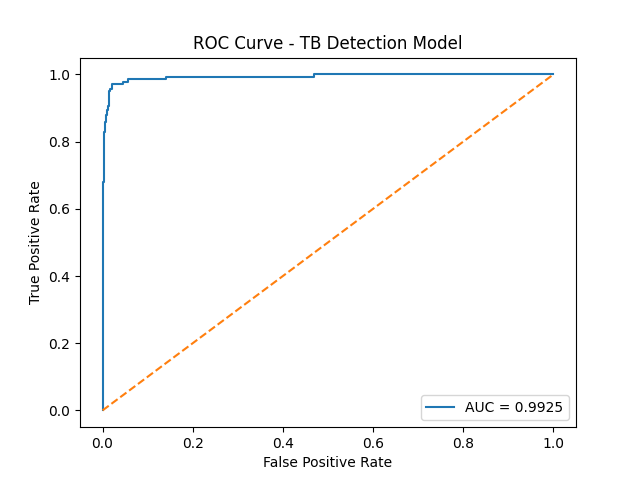

Source code (Python):
import numpy as np
import matplotlib.pyplot as plt
from sklearn.metrics import roc_curve, auc
from tensorflow.keras.models import load_model
from tensorflow.keras.preprocessing.image import ImageDataGenerator

# ---------------------------
# Configuration
# ---------------------------
IMG_SIZE = 224
MODEL_PATH = "model/resnet_tb_model.keras"
DATASET_DIR = "dataset"

# ---------------------------
# Load Model
# ---------------------------
model = load_model(MODEL_PATH)

# ---------------------------
# Load Validation Data
# ---------------------------
datagen = ImageDataGenerator(
    rescale=1./255,
    validation_split=0.2
)

validation_generator = datagen.flow_from_directory(
    DATASET_DIR,
    target_size=(IMG_SIZE, IMG_SIZE),
    batch_size=32,
    class_mode='binary',
    subset='validation',
    shuffle=False
)

# ---------------------------
# Get True Labels & Predictions
# ---------------------------
y_true = validation_generator.classes
y_pred_prob = model.predict(validation_generator).ravel()

# ---------------------------
# ROC Calculation
# ---------------------------
fpr, tpr, thresholds = roc_curve(y_true, y_pred_prob)
roc_auc = auc(fpr, tpr)

# ---------------------------
# Plot ROC Curve
# ---------------------------
plt.figure()
plt.plot(fpr, tpr, label=f"AUC = {roc_auc:.4f}")
plt.plot([0, 1], [0, 1], linestyle='--')
plt.xlabel("False Positive Rate")
plt.ylabel("True Positive Rate")
plt.title("ROC Curve - TB Detection Model")
plt.legend(loc="lower right")
plt.savefig("roc_curve.png")
plt.show()

print(f"AUC Score: {roc_auc:.4f}")
